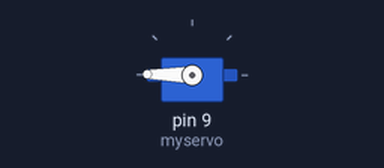
A sketch run on a simulated Arduino Uno, built with avr-gcc and run on an emulated ATmega328P. Shown: servo.

Above: at 0.05 s.
At 0.7 s:
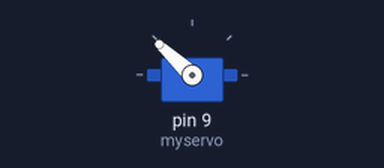
At 1.4 s:
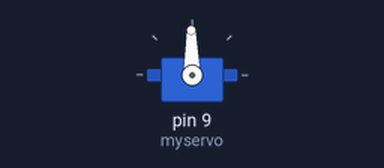
At 2.75 s:
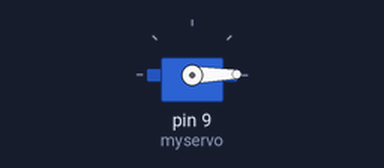
Timing chart, 0 to 6.3 s (numbered marks = the images above):
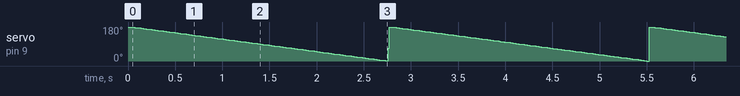

The sketch:

ARDUINO-SERVO-EJEMPLO.ino
```cpp
//Código Experimental. No usar en producción.


#include <Servo.h>

Servo myservo;

int pos = 0;

void setup(){
    myservo.attach(9);
}

void loop() {
    for (pos = 0; pos <= 180; pos +=1)

    myservo.write(pos);
    delay(15);

    for (pos = 180; pos >= 0; pos -= 1){
         myservo.write(pos);
        delay(15);
    }
}

//FUNCIONA.
```
